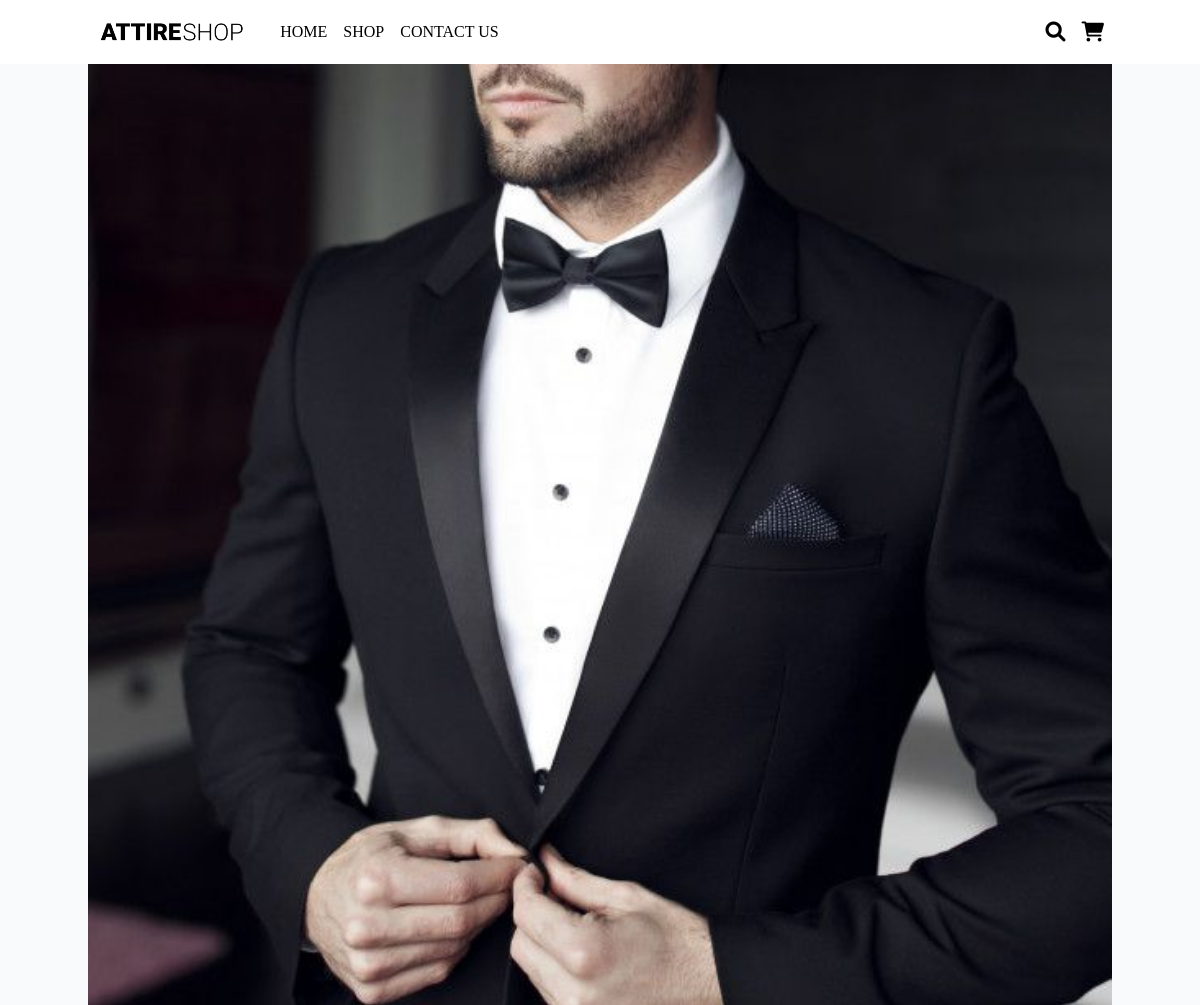
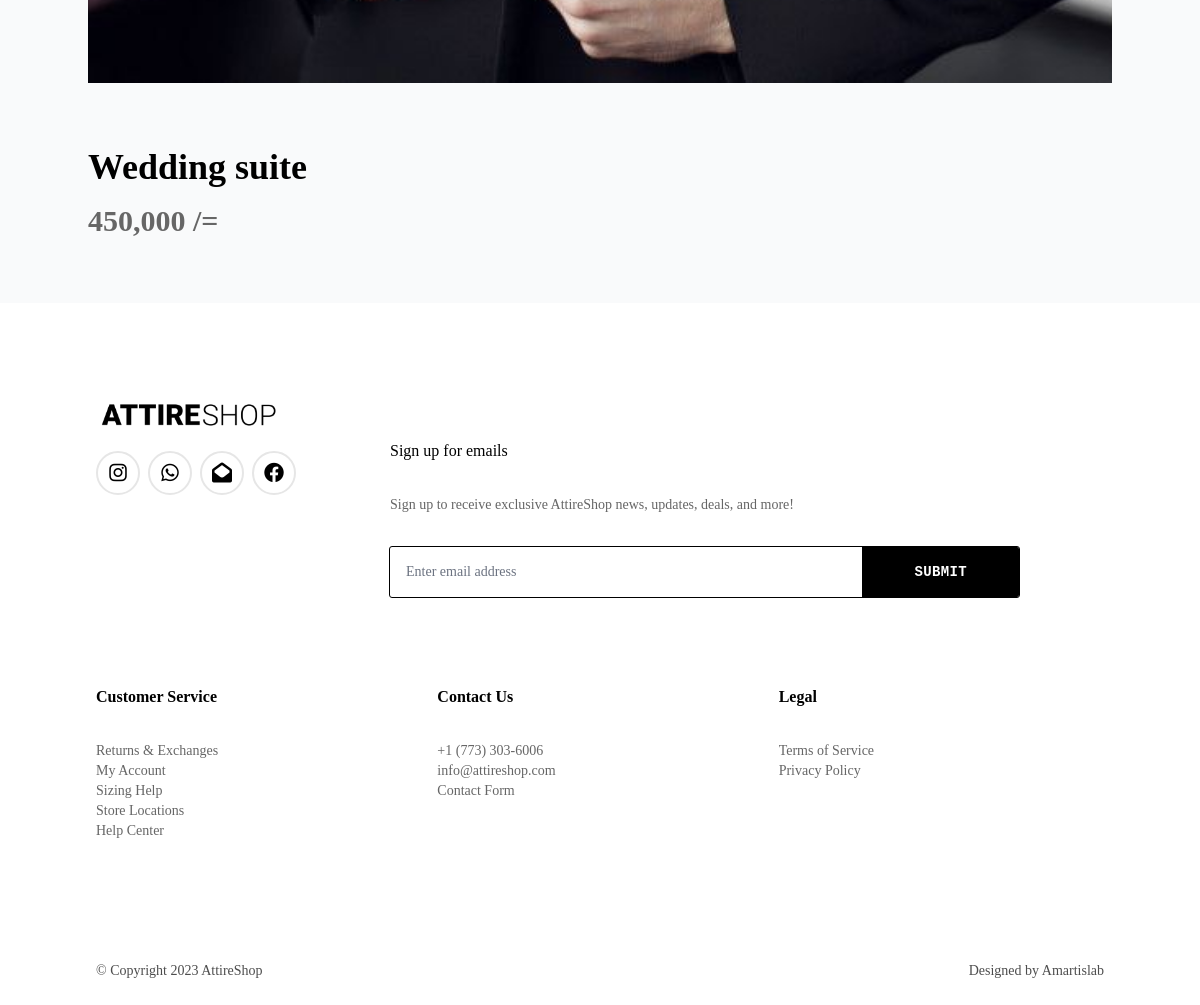
Screenshot of /products/2/ with the database file from the repository (2 pictures, top to bottom).
### products/models.py (models this page shows, shortened)
class Product(models.Model):
    name = models.CharField(max_length=50)
    picture = models.ImageField()
    price = models.IntegerField()
    description = models.TextField(null=True, blank=True)
    discount = models.IntegerField(null=True, blank=True)
    cartegories = models.ManyToManyField('Cartegory', blank=True)
    def actualPrice(self):
        return (self.price*self.discount)/100 if self.discount else self.price
    def formatedPrice(self):
        return f"{self.actualPrice():,}"

### products/views.py (the view)
# urls.py: path('<int:pk>/', ProductDetailView.as_view(), name='product-detail'),
class ProductDetailView(DetailView):
   model = Product
   template_name = 'products/product-detail.html'
   context_object_name = "product"

### products/templates/products/product-detail.html (shortened to what this page needs)
{% extends 'base.html' %}
{% load static %}
{% block content %}
<section id="product">
   <div class="container mx-auto">
      <section title="Illustration">
         <div class="flex flex-wrap">
            <figure title="{{ product.name }}" class="w-full">
               <img class="w-full object-cover" src="{{ product.picture.url }}" alt="{{ product.name }}">
            </figure>
         </div>
      </section>
      <main>
         <div class="grid py-16">
            <h1 class="text-4xl font-bold">{{ product.name }}</h1>
            <p class="text-3xl mt-4 text-grey-600 font-bold">{{ product.formatedPrice }} /=</p>
         </div>
      </main>
   </div>
</section>
{% endblock content %}

### rows the page displays
Product: picture (picture), name "Wedding suite", formatedPrice "450,000"
